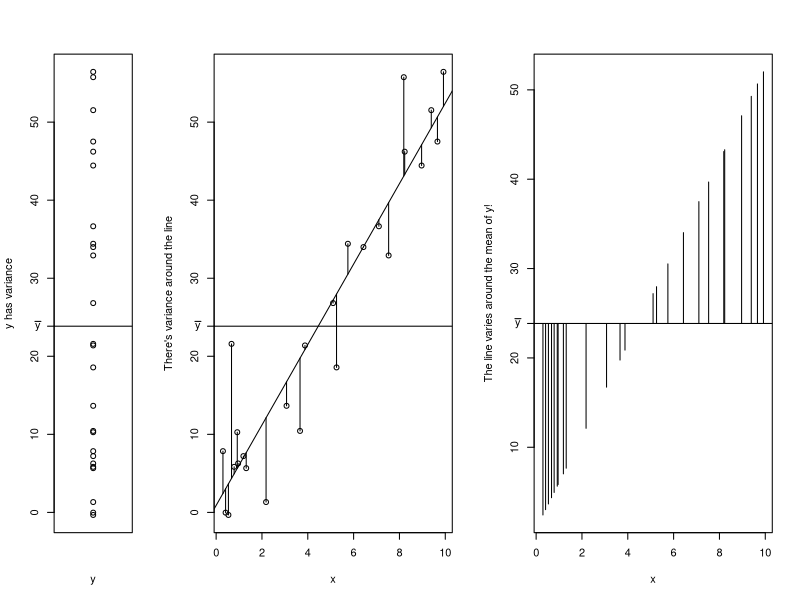
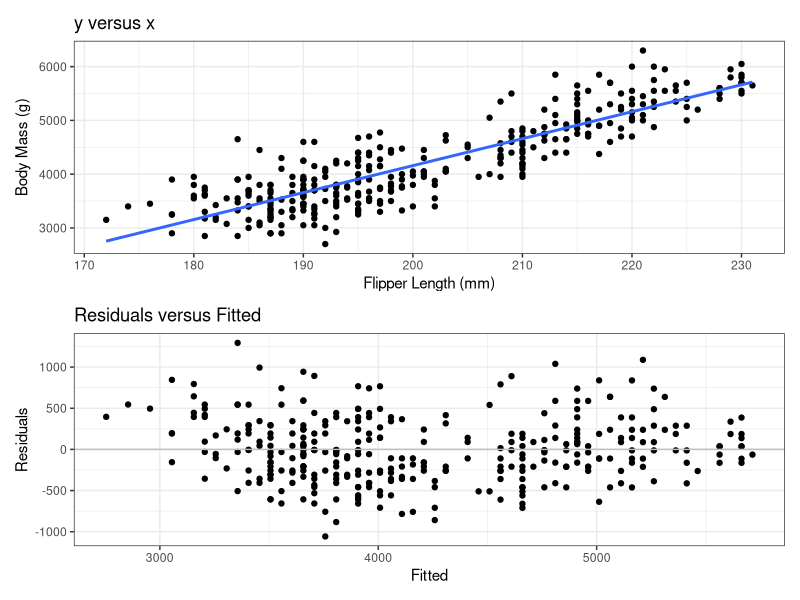
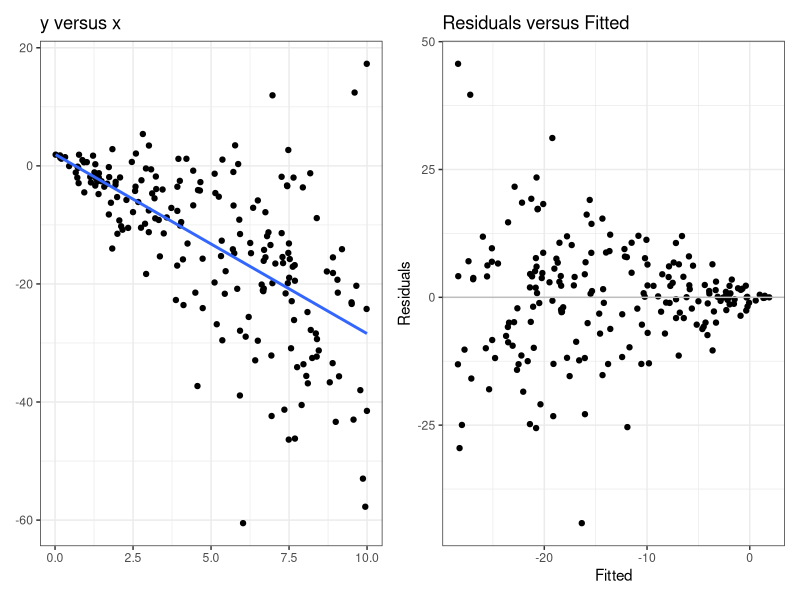
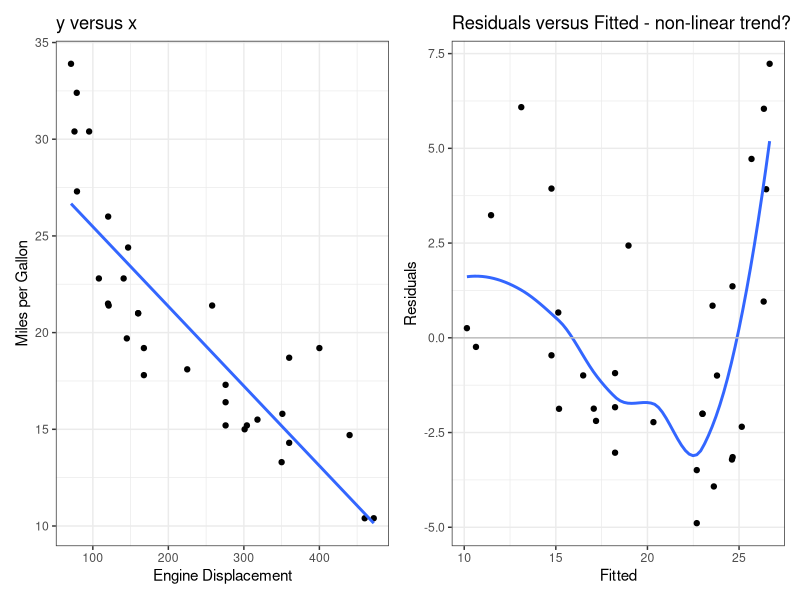
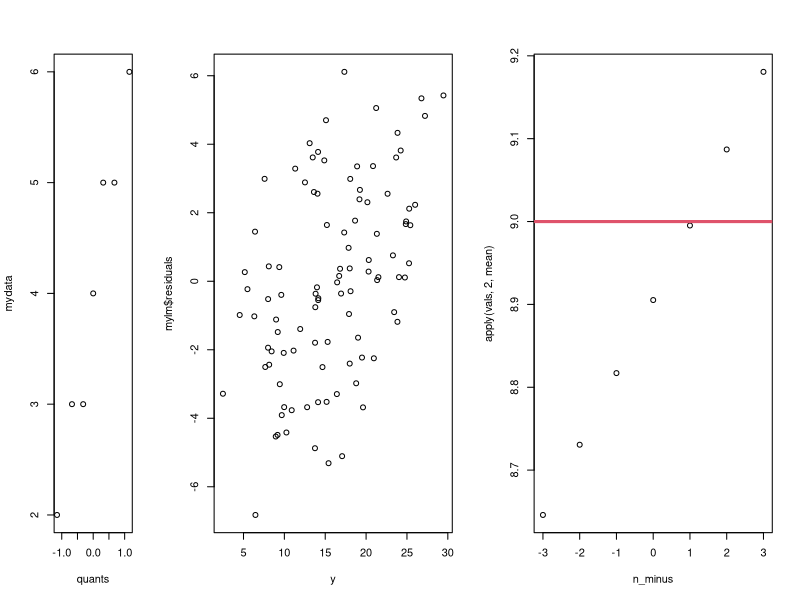
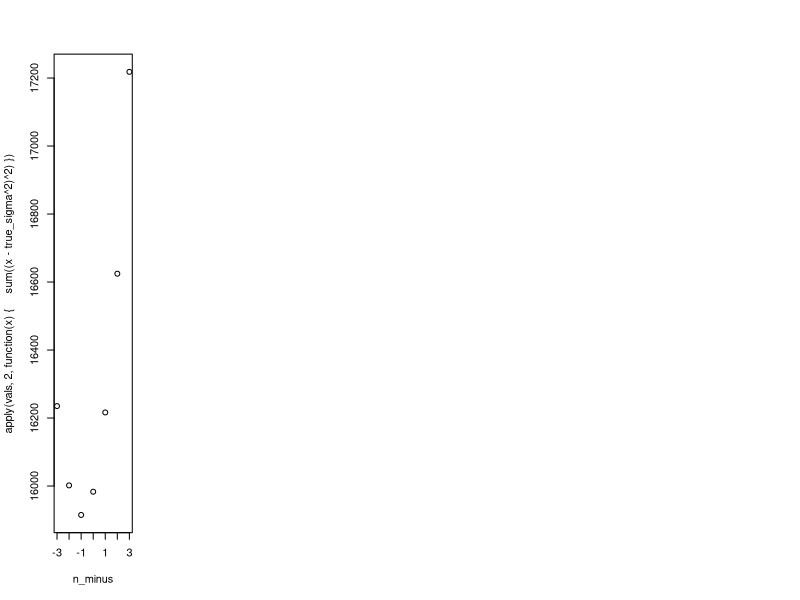

These figures' R source, in order:
## ---- chunk 1
#| include: false
set.seed(2112)
## ---- chunk 2
#| fig-height: 4.5
#| fig-width: 6
layout(mat = matrix(c(1,2,3), nrow = 1), widths = c(0.5,1,1))
set.seed(18)
x <- runif(25, 0, 10)
y <- rnorm(25, 2 + 5*x, 6)

plot(rep(1, 25), y, xlab = "y", ylab = "y has variance", xaxt = "n")
abline(h = mean(y))
axis(2, mean(y), bquote(bar(y)), las = 1)

plot(x, y, ylab = "There's variance around the line")
abline(lm(y~x))
abline(h = mean(y))
axis(2, mean(y), bquote(bar(y)), las = 1)

mids <- predict(lm(y~x))
for(i in seq_along(mids)){
    lines(x = rep(x[i], 2), y = c(y[i], mids[i]), col = 1)
}

mids <- predict(lm(y~x))
plot(mids ~ x, type = "n", ylab = "The line varies around the mean of y!")
for(i in seq_along(mids)){
    lines(x = rep(x[i], 2), y = c(mean(y), mids[i]))
}
axis(2, at = mean(y), labels = bquote(bar(y)), las = 1)
abline(h = mean(y))
## ---- chunk 3
#| fig-height: 5
#| fig-width: 5
library(ggplot2)
theme_set(theme_bw())
library(patchwork)
library(broom)
library(palmerpenguins)

penguins <- penguins[complete.cases(penguins),]

g1 <- ggplot(penguins) + 
    aes(x = flipper_length_mm, y = body_mass_g) +
    geom_point() +
    geom_smooth(method = "lm", se = FALSE, formula = y~x) +
    labs(x = "Flipper Length (mm)",
        y = "Body Mass (g)",
        title = "y versus x")

plm <- lm(body_mass_g ~ flipper_length_mm, data = penguins)

p2 <- augment(plm)

g2 <- ggplot(p2) + 
    aes(x = .fitted, y = .resid) + 
    geom_point() +
    geom_hline(yintercept = 0, col = "grey") +
    labs(x = "Fitted", y = "Residuals", title = "Residuals versus Fitted")


g1 / g2
## ---- chunk 4
x <- runif(200, 0, 10)
y0 <- 2 - 3*x
y <- y0 + rnorm(length(x), 0, 2 * x)

g1 <- ggplot() + 
    aes(x = x, y = y) + 
    geom_point() + 
    geom_smooth(se = FALSE, method = "lm", formula = y~x) +
    labs(x = NULL, y = NULL, title = "y versus x")

xydf <- augment(lm(y ~ x))

g2 <- ggplot(xydf) +
    aes(x = .fitted, y = .resid) + 
    geom_point() +
    geom_hline(yintercept = 0, col = "grey") +
    labs(x = "Fitted", y = "Residuals", title = "Residuals versus Fitted")

g1 + g2
## ---- chunk 5
## fig-height: 4
## fig-width: 8
g1 <- ggplot(mtcars) + 
    aes(x = disp, y = mpg) + 
    geom_point() + 
    geom_smooth(se = FALSE, method = "lm", formula = y~x) +
    labs(x = "Engine Displacement", y = "Miles per Gallon", title = "y versus x")

mtdf <- augment(lm(mpg ~ disp, data = mtcars))

g2 <- ggplot(mtdf) +
    aes(x = .fitted, y = .resid) + 
    geom_point() +
    geom_smooth(se = FALSE) +
    geom_hline(yintercept = 0, col = "grey") +
    labs(x = "Fitted", y = "Residuals", title = "Residuals versus Fitted - non-linear trend?")

g1 + g2
## ---- chunk 6
#| echo: true
#| fig-height: 4
mydata <- c(2, 3, 3, 4, 5, 5, 6)
quants <- qnorm(c(
    0.125, 0.25, 0.375, 0.5, 
    0.625, 0.75, 0.875))
plot(mydata ~ quants)
## ---- chunk 7
n <- 100
x <- runif(n, 0, 10)
e <- rnorm(n, 0, 3)
y <- 5 + 2*x + e

mylm <- lm(y ~ x)
plot(mylm$residuals ~ y)
## ---- chunk 8
cov(mylm$residuals, y)
var(mylm$residuals)
## ---- chunk 9
n <- 100
true_sigma <- 3

n_minus <- seq(-3, 3, 1)
vals <- matrix(ncol = length(n_minus), nrow = 10000)
for (i in 1:10000) {
    y <- rnorm(n, 0, true_sigma)
    vals[i, ] <- sum((y - mean(y))^2) / (n - n_minus)
}

apply(vals, 2, mean) |> plot(x = n_minus, y = _)
abline(h = true_sigma^2, lwd = 3, col = 2)
## ---- chunk 10
apply(vals, 2, function(x) {
    sum((x - true_sigma^2)^2)
}) |> plot(x = n_minus, y = _)
